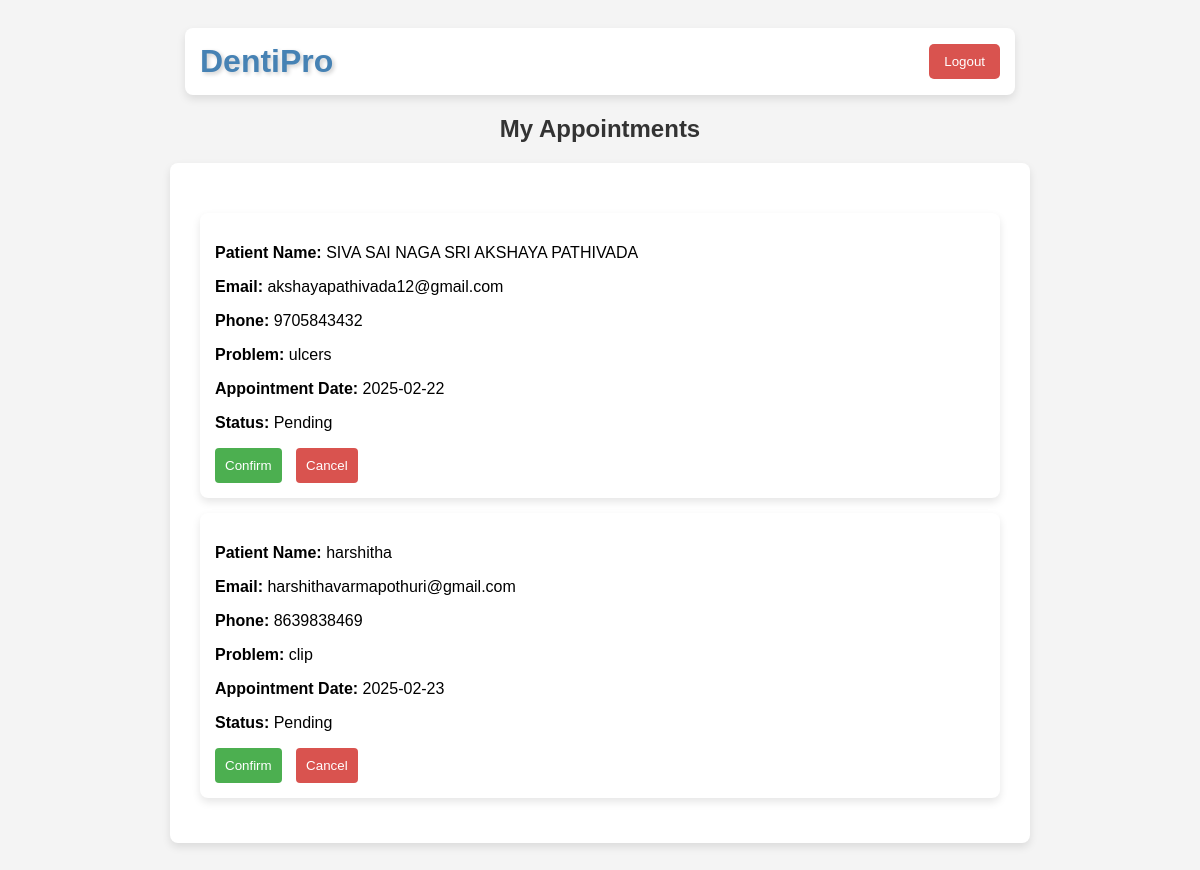
Page /view_patients (signed in) on the committed database.
### src/app.py (models this page shows, shortened)
class Appointment(db.Model):
    id = db.Column(db.Integer, primary_key=True)
    patient_id = db.Column(db.Integer, db.ForeignKey('patient.id'), nullable=False)
    doctor_id = db.Column(db.Integer, nullable=False)
    doctor_name=db.Column(db.String(100), nullable=False)
    patient_name = db.Column(db.String(100), nullable=False)
    patient_email = db.Column(db.String(100), nullable=False)
    patient_phone = db.Column(db.String(15), nullable=False)
    date = db.Column(db.String(50), nullable=False)
    problem_description = db.Column(db.Text, nullable=False)
    status = db.Column(db.String(20), default="Pending")  # Appointment Status

### src/app.py (the view)
@app.route("/view_patients", methods=["GET"])
@login_required
def view_patients():
    if not isinstance(current_user, Doctor):
        flash("Unauthorized access.", "danger")
        return redirect(url_for("doctor_home"))  # Redirect to doctor's dashboard
    doctor_id = current_user.id  # Use Flask-Login's current_user
    appointments = Appointment.query.filter_by(doctor_id=doctor_id, status="Pending").all()
    return render_template("view_patients.html", appointments=appointments)

### src/app.py (called while the page is built)
@login_manager.user_loader
def load_user(user_id):
    doctor = db.session.get(Doctor, int(user_id))
    if doctor:
        return doctor
    return db.session.get(Patient, int(user_id))

### templates/View_patients.html (shortened to what this page needs)
<!DOCTYPE html>
<html lang="en">
<head>
</head>
<body>
    <div class="header">
        <h1>DentiPro</h1>
        <button class="logout-btn" onclick="location.href='{{ url_for('logout') }}'">Logout</button>
    </div>
    <h2>My Appointments</h2>
    <div class="container">
        <div class="appointment-list">
            {% for appointment in appointments %}
                <div class="appointment-card">
                    <p><strong>Patient Name:</strong> {{ appointment.patient_name }}</p>
                    <p><strong>Email:</strong> {{ appointment.patient_email }}</p>
                    <p><strong>Phone:</strong> {{ appointment.patient_phone }}</p>
                    <p><strong>Problem:</strong> {{ appointment.problem_description }}</p>
                    <p><strong>Appointment Date:</strong> {{ appointment.date }}</p>
                    <p><strong>Status:</strong> {{ appointment.status }}</p>
                    {% if appointment.status == "Pending" %}
                        <button class="status-btn confirm-btn" onclick="updateStatus('{{ appointment.id }}', 'confirm')">Confirm</button>
                        <button class="status-btn cancel-btn" onclick="updateStatus('{{ appointment.id }}', 'cancel')">Cancel</button>
                    {% else %}
                        <p><strong>Final Status:</strong> {{ appointment.status }}</p>
                    {% endif %}
                </div>
            {% endfor %}
        </div>
    </div>
</body>
</html>

### templates/View_patients.html (style rules this page uses)
body { font-family: Arial, sans-serif; background-color: #f4f4f4; padding: 20px; }
.header { display: flex; justify-content: space-between; align-items: center; max-width: 800px; margin: 0 auto 20px; background-color: white; padding: 15px; border-radius: 8px; box-shadow: 0 4px 8px rgba(0, 0, 0, 0.1); }
.header h1 { margin: 0; color: #4682B4; text-shadow: 2px 2px 4px rgba(0, 0, 0, 0.2); }
.logout-btn { background-color: #d9534f; color: white; border: none; padding: 10px 15px; border-radius: 5px; cursor: pointer; transition: background-color 0.3s ease; }
.container { max-width: 800px; margin: 0 auto; background-color: white; padding: 30px; border-radius: 8px; box-shadow: 0 4px 8px rgba(0, 0, 0, 0.1); }
h2 { text-align: center; color: #333; }
.appointment-list { margin-top: 20px; }
.appointment-card { background-color: #fff; padding: 15px; border-radius: 8px; box-shadow: 0 4px 8px rgba(0, 0, 0, 0.1); margin-bottom: 15px; }
.status-btn { padding: 10px; border: none; border-radius: 4px; cursor: pointer; margin-right: 10px; }
.confirm-btn { background-color: #4CAF50; color: white; }
.cancel-btn { background-color: #d9534f; color: white; }

### rows in the picture
Appointment: patient_name "SIVA SAI NAGA SRI AKSHAYA PATHIVADA", patient_email "akshayapathivada12@gmail.com", patient_phone "9705843432", problem_description "ulcers", date "2025-02-22", status "Pending"
Appointment: patient_name "harshitha", patient_email "harshithavarmapothuri@gmail.com", patient_phone "8639838469", problem_description "clip", date "2025-02-23", status "Pending"
